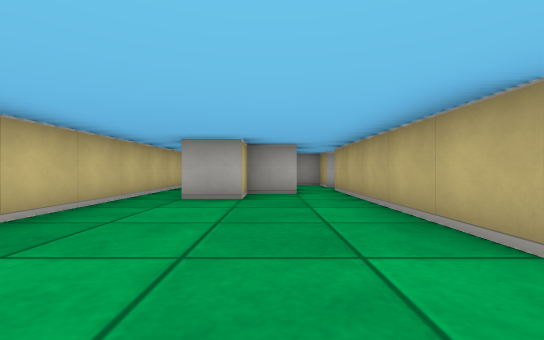
[1] (above)

21 first-person views from a walk through a cub3D ray-caster map. The camera is about half as high as the walls, looks level and sees 90° across. The floor is counted in squares. Each view is taken from the middle of a square. On the plan, view 1 faces up. The plan holds only what a view shows up to about 9 squares ahead; the rest is blank. The place goes on beyond the plan.

[2]
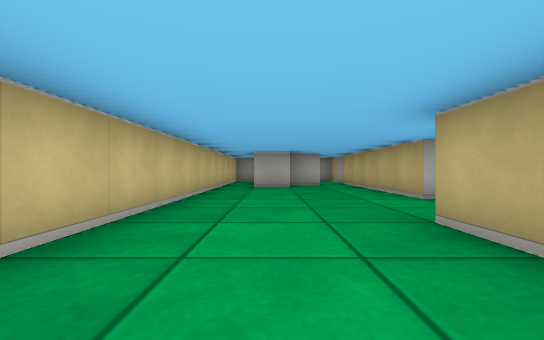

[3]
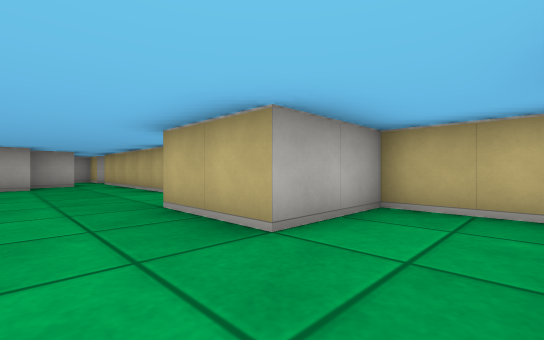

[4]
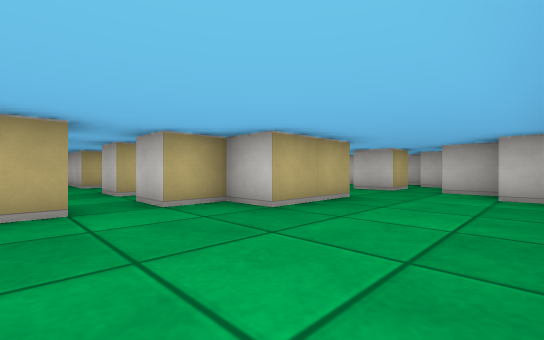

[5]
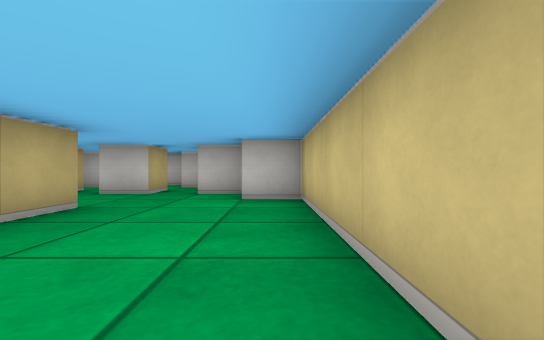

[6]
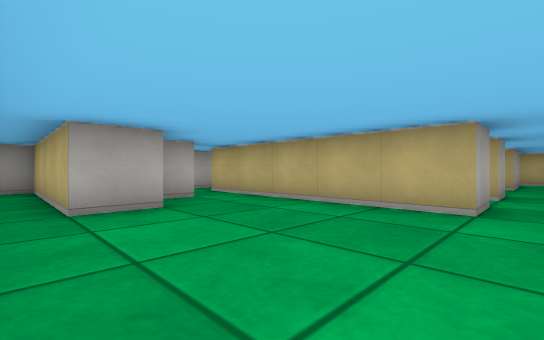

[7]
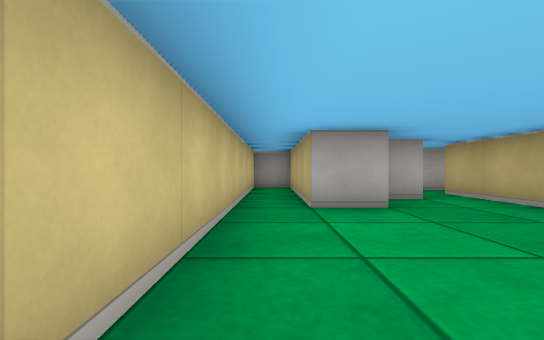

[8]
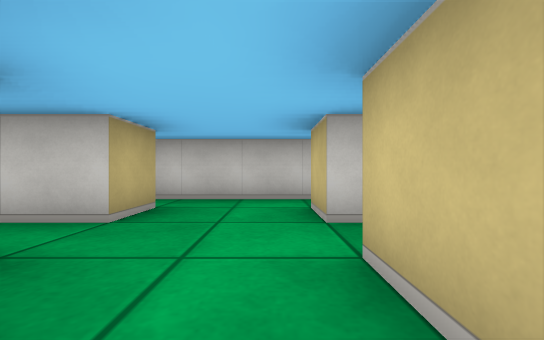

[9]
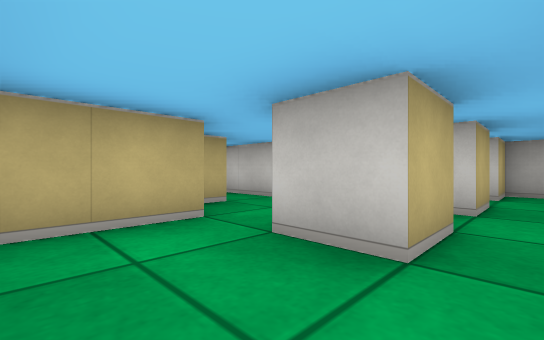

[10]
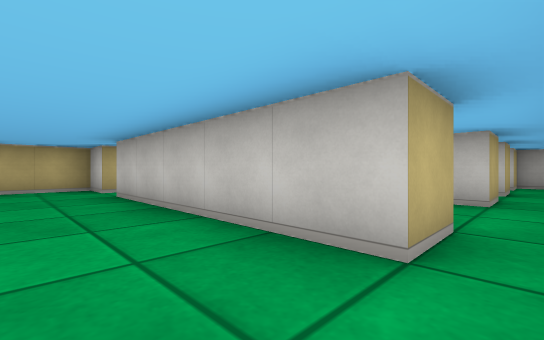

[11]
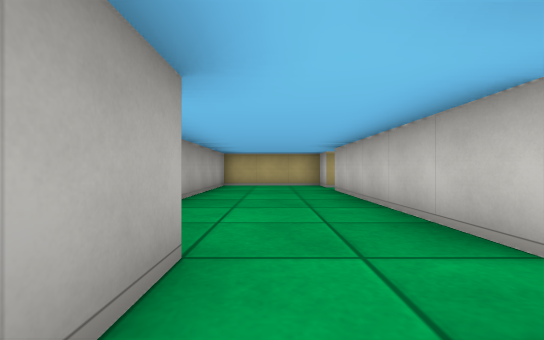

[12]
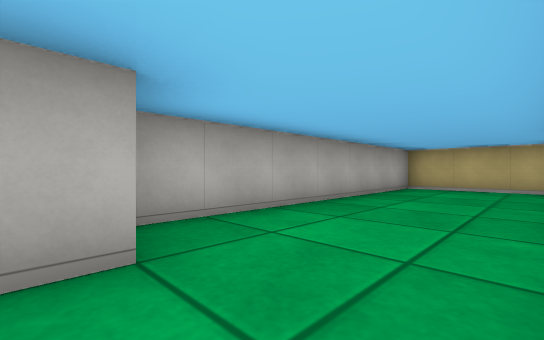

[13]
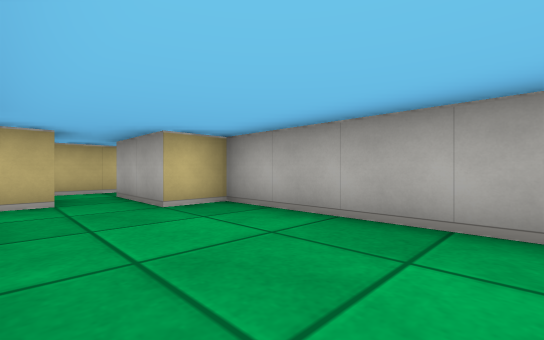

[14]
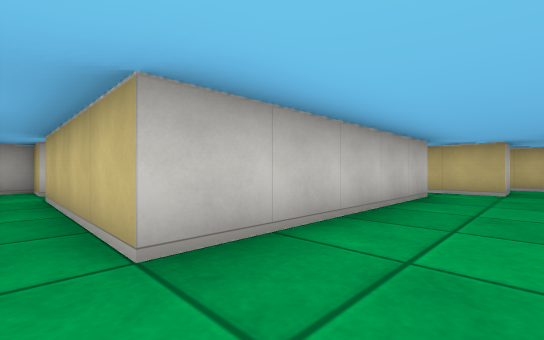

[15]
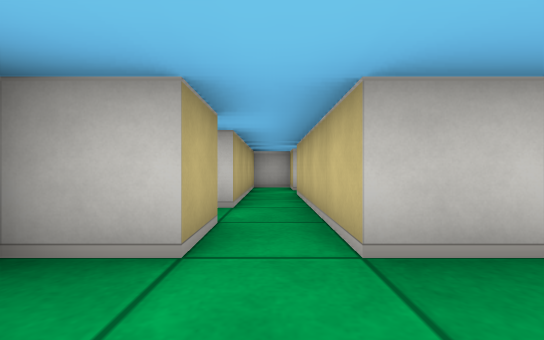

[16]
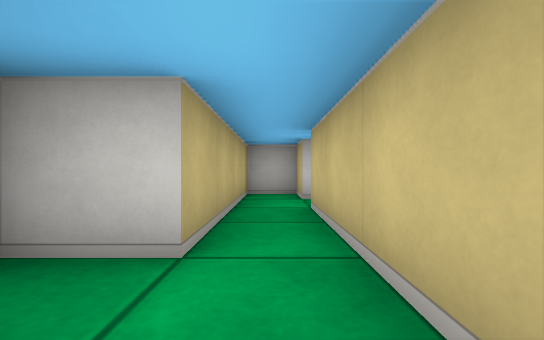

[17]
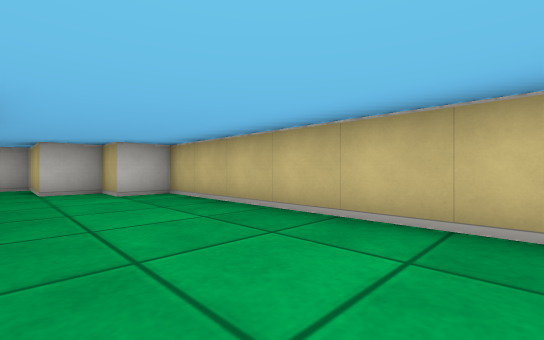

[18]
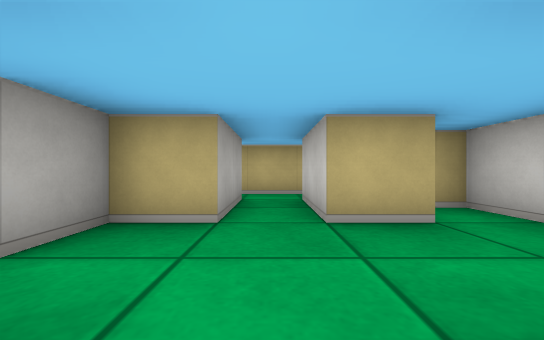

[19]
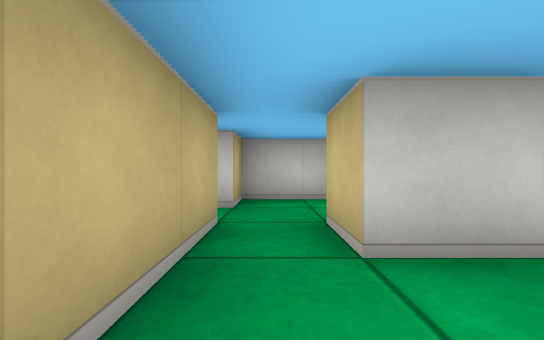

[20]
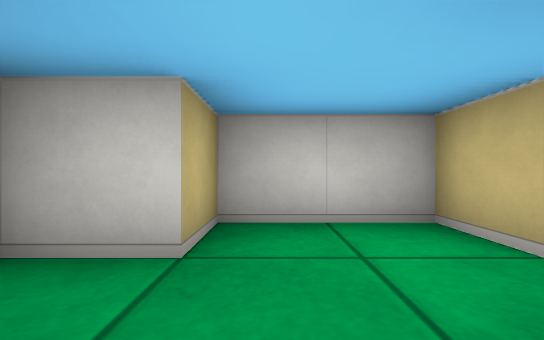

[21]
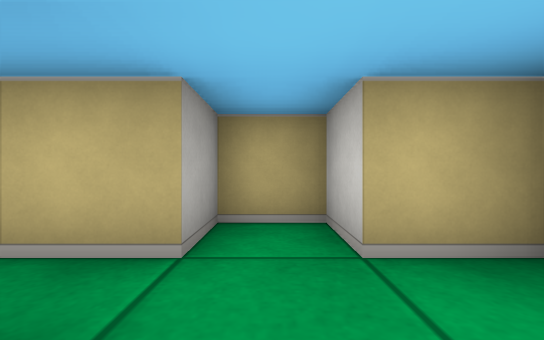

### Floor plan
Ten units are one square. View 1 is at (0, 0); x grows to the right and y downward. Boxes are objects, and circles mark ways between rooms. Rooms are numbered by the first view taken in them; rooms with no view inside come last. Other rooms are left out.
<svg viewBox="-30 -90 140 170">
<path fill="none" stroke="#000" d="M25 -15 15 -15 15 -65 25 -65M5 55 5 45 15 45 15 55M6 -55 -5 -55 -5 -45 -15 -45 -15 -85 -25 -85M-6 65 5 65 5 75 25 75 25 65 35 65 35 55 25 55 25 25 5 25 5 5 15 5 15 -5 25 -5M25 -75 15 -75 15 -85 8 -85M5 -79 5 -64M-25 -82 -25 35 -15 35 -15 45 -5 45 -5 62M45 -15 35 -15 35 -25 45 -25 45 -15M35 5 35 -5 45 -5 45 5M65 6 65 -5 85 -5M35 15 75 15 75 10M85 -15 65 -15 65 -25 55 -25 55 -40M35 -45 35 -55M30 25 35 25M95 -55 105 -55 105 -85 35 -85 35 -75 25 -75M35 -55 85 -55M25 -65 25 -51M95 -45 95 -55M85 -5 85 5 95 5 95 -35 105 -35M85 -55 85 -15"/>
<circle cx="20" cy="-10" r="3" fill="#2a7"/>
<circle cx="20" cy="-70" r="3" fill="#2a7"/>
<circle cx="30" cy="-50" r="3" fill="#2a7"/>
<circle cx="75" cy="-10" r="3" fill="#2a7"/>
<circle cx="90" cy="-60" r="3" fill="#2a7"/>
<text x="0" y="0">1</text>
<text x="50" y="-10">2</text>
<text x="70" y="-70">3</text>
<text x="90" y="-30">4</text>
</svg>
Room 1 opens to room 2. Room 1 opens to room 3. Room 2 opens to room 3. Room 2 opens to room 4. Room 3 opens to room 4.

Where each view was taken, in squares from view 1:
view 1: 0 up, 0 right, facing up
view 2: 3 down, 1 left, facing up
view 3: 4 down, 1 left, facing up-right
view 4: 2 up, 2 left, facing down-right
view 5: 1 up, 2 left, facing down
view 6: 1 up, 2 left, facing up-right
view 7: 1 up, 2 left, facing up
view 8: 3 up, 5 right, facing down
view 9: 4 up, 3 right, facing down-right
view 10: 7 up, 3 right, facing down-right
view 11: 7 up, 2 right, facing right
view 12: 6 up, 3 right, facing up-right
view 13: 6 up, 7 right, facing up-left
view 14: 7 up, 9 right, facing down-left
view 15: 7 up, 9 right, facing down
view 16: 5 up, 9 right, facing down
view 17: 2 up, 0 right, facing down-left
view 18: 1 up, 4 right, facing right
view 19: 3 down, 2 right, facing down
view 20: 5 down, 2 right, facing down
view 21: 6 down, 1 right, facing right
